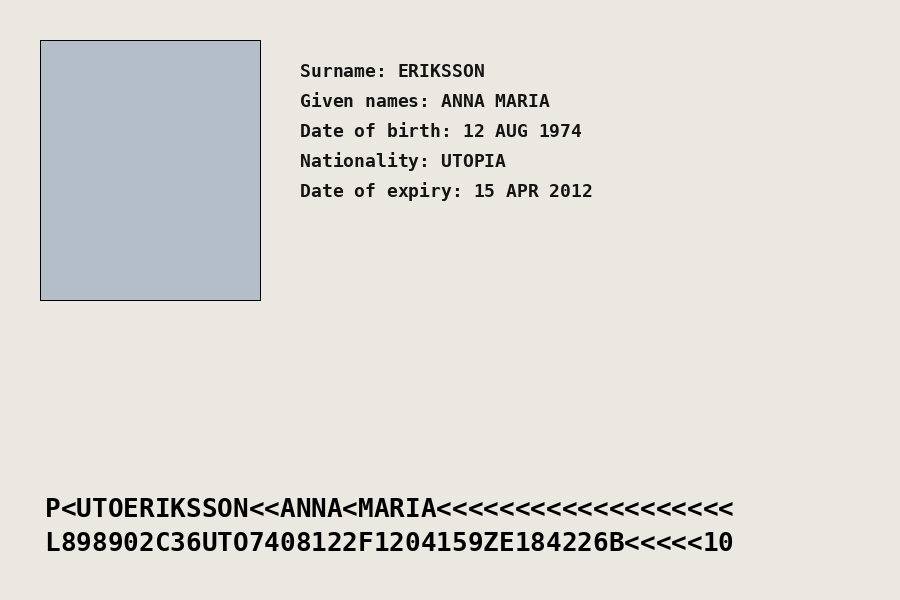
#> input picture doc_fraud_tier0/sample_data/sample_expired_passport.png, 900 x 600 px
$ python __main__.py ../sample_data/sample_expired_passport.png
#> lines starting #> are read from the running program, lines starting #| are printed output that depends on the picture; after the words box and inside, x2 and y2 are one past the last pixel; in counts of white or black regions, pixels touching at a corner belong together
### doc_fraud_tier0/tier0/mrz_extract.py
"""
Stage A — get raw MRZ text out of a document photo.

Pipeline:
  1. Locate the MRZ strip (it's always along the bottom of the document).
  2. Deskew + crop tightly to just that strip.
  3. Clean up contrast / binarize so OCR has an easy time.
  4. Run tesseract, restricted to the MRZ alphabet (A-Z, 0-9, '<').

This stage only has to be "good enough" — Stage B's check-digit math is
what actually catches whether the text it produced is trustworthy. A
garbled OCR read will simply fail its checksum, which is the correct
outcome (we don't want to silently guess).
"""
from __future__ import annotations

from typing import Optional

import cv2
import numpy as np
import pytesseract

from .models import ExtractionResult
from .mrz_parse import parse, MRZParseError

_MRZ_WHITELIST = "ABCDEFGHIJKLMNOPQRSTUVWXYZ0123456789<"
_TESSERACT_CONFIG = (
    f'--psm 6 --oem 3 -c tessedit_char_whitelist="{_MRZ_WHITELIST}"'
)


def _load_image(image_path: str) -> np.ndarray:
    img = cv2.imread(image_path)
#> img is the input picture: shape (600, 900, 3); mean B, G, R 215.6, 220.6, 222.1
    if img is None:
        raise FileNotFoundError(f"Could not read image at {image_path}")
    return img


def _deskew(gray: np.ndarray) -> np.ndarray:
    """
    Straighten small rotations using the orientation of dark (text/ink)
    pixels. Cheap and good enough for phone-photo-level skew; not meant to
    correct extreme perspective distortion.
    """
    # Threshold to find "ink" pixels (text is dark on a light background).
    thresh = cv2.threshold(gray, 0, 255, cv2.THRESH_BINARY_INV + cv2.THRESH_OTSU)[1]
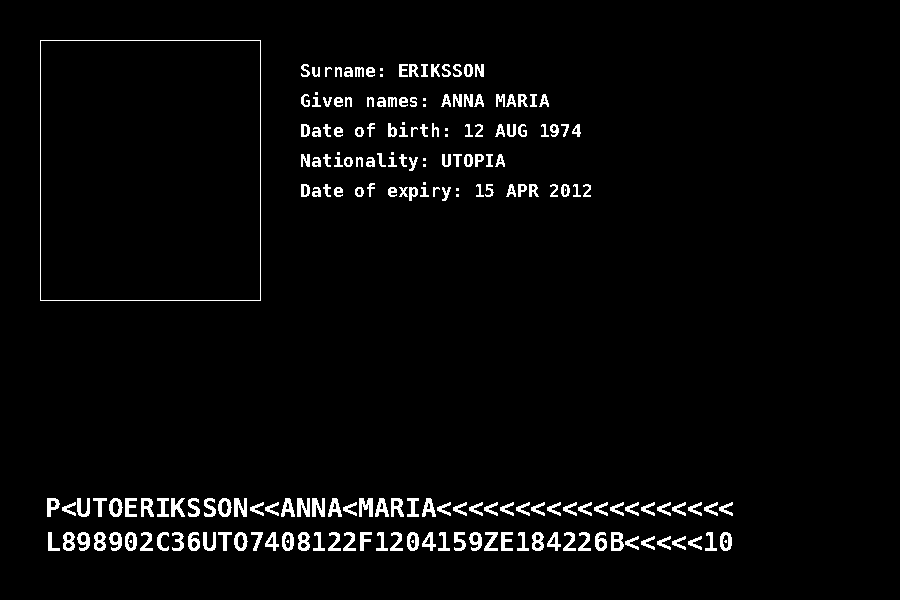
#> thresh: shape (600, 900); 3.2% white; 201 white regions (20 under 20 px), largest, box (x1, y1, x2, y2) and area: (40, 40, 261, 301) 960, (359, 498, 373, 517) 184, (234, 498, 247, 517) 176
    coords = cv2.findNonZero(thresh)
#> coords = contour of 17152 points, box (x1, y1, x2, y2) (40, 40, 733, 551), area 98642
    if coords is None or len(coords) < 50:
        return gray  # not enough signal to safely deskew

    angle = cv2.minAreaRect(coords)[-1]
#> angle = -90
    # cv2.minAreaRect returns angle in [-90, 0); normalize to a small
    # correction rather than accidentally rotating 90 degrees.
    if angle < -45:
        angle = 90 + angle
#> angle = 0
    if abs(angle) < 0.5 or abs(angle) > 20:
        return gray  # ignore noise / refuse implausibly large corrections

    (h, w) = gray.shape[:2]
    center = (w // 2, h // 2)
    matrix = cv2.getRotationMatrix2D(center, angle, 1.0)
    return cv2.warpAffine(
        gray, matrix, (w, h), flags=cv2.INTER_CUBIC, borderMode=cv2.BORDER_REPLICATE
    )


def _locate_mrz_band(gray: np.ndarray) -> np.ndarray:
    """
    Find the tight vertical band containing the MRZ inside the bottom
    portion of the document image, using row-wise dark-pixel density
    (the MRZ is dense, evenly spaced monospaced text — it stands out
    from surrounding photo/background rows).
    """
    h, w = gray.shape[:2]
#> h = 600; w = 900
    bottom_start = int(h * 0.55)  # MRZ is always in roughly the bottom half
#> bottom_start = 330
    band = gray[bottom_start:h, :]
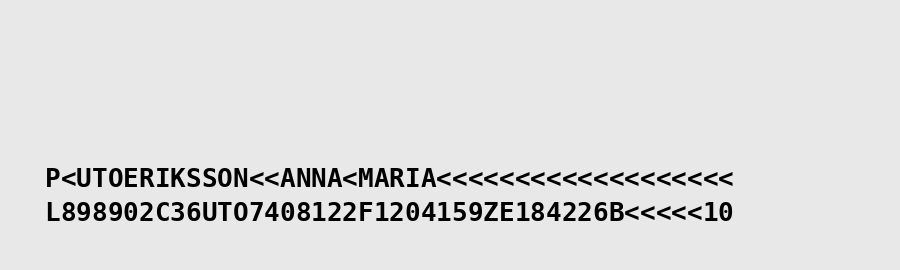
#> band: shape (270, 900); min 0, max 232, mean 222.2

    thresh = cv2.threshold(band, 0, 255, cv2.THRESH_BINARY_INV + cv2.THRESH_OTSU)[1]
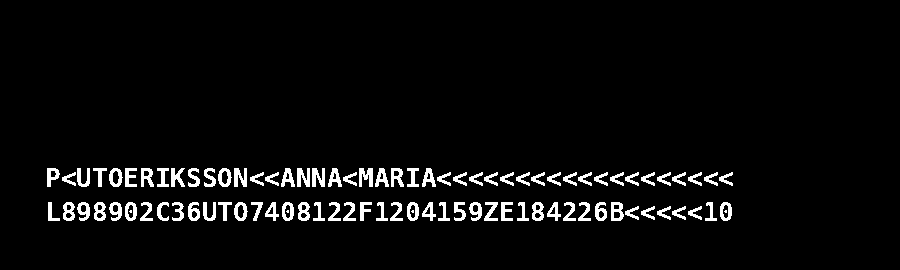
#> thresh: shape (270, 900); 4.3% white; 92 white regions (4 under 20 px), largest, box (x1, y1, x2, y2) and area: (359, 168, 373, 187) 184, (234, 168, 247, 187) 176, (297, 168, 310, 187) 176
    row_density = thresh.sum(axis=1) / 255.0  # dark-pixel count per row
#> row_density = 270 values, max 413 at index 218, min 0 at index 0, mean 38.91
    row_frac = row_density / max(w, 1)
#> row_frac = 270 values, max 0.459 at index 218, min 0 at index 0, mean 0.0432

    # Text rows have moderate-to-high density; near-blank rows between
    # lines / margins have very low density. Use a permissive threshold
    # since font weight and phone-camera exposure vary a lot.
    text_rows = np.where(row_frac > 0.12)[0]
#> text_rows = 38 values from 168 to 220
    if len(text_rows) == 0:
        # Fall back to the whole bottom band if density detection fails —
        # OCR + checksum will reject garbage downstream.
        return band

    top = max(text_rows[0] - 8, 0)
#> top = 160
    bottom = min(text_rows[-1] + 8, band.shape[0])
#> bottom = 228
    return band[top:bottom, :]
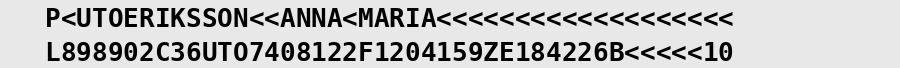
#> returned value: shape (68, 900); min 0, max 232, mean 193.2


def _preprocess_for_ocr(strip: np.ndarray) -> np.ndarray:
    """Upscale + binarize the isolated MRZ strip so tesseract reads it cleanly."""
    # Upscaling small crops noticeably improves tesseract accuracy.
    scale = 3
    resized = cv2.resize(
        strip, None, fx=scale, fy=scale, interpolation=cv2.INTER_CUBIC
    )
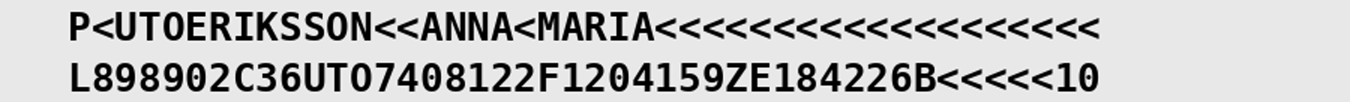
#> resized: shape (204, 2700) (shown at 1/2 size); min 0, max 255, mean 193.9
    resized = cv2.fastNlMeansDenoising(resized, h=10)
    # Otsu binarization gives crisp black-on-white text for OCR.
    _, binarized = cv2.threshold(
        resized, 0, 255, cv2.THRESH_BINARY + cv2.THRESH_OTSU
    )
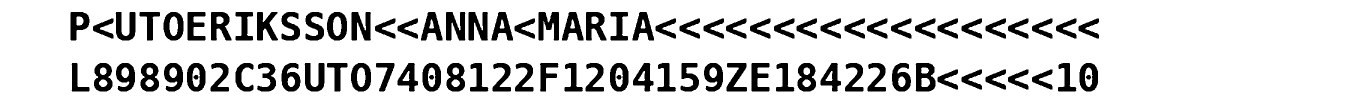
#> binarized: shape (204, 2700) (shown at 1/2 size); 82.8% white; 92 black regions, largest, box (x1, y1, x2, y2) and area: (1077, 24, 1118, 81) 1612, (1831, 126, 1871, 183) 1593, (703, 24, 742, 81) 1558
    return binarized


def extract_mrz_text(image_path: str) -> ExtractionResult:
    """
    Full Stage A: image path -> ExtractionResult carrying raw OCR text and
    (if parsing succeeded) structured MRZFields.
    """
    try:
        img = _load_image(image_path)
    except FileNotFoundError as e:
        return ExtractionResult(success=False, error=str(e))

    gray = cv2.cvtColor(img, cv2.COLOR_BGR2GRAY)
    gray = _deskew(gray)
    strip = _locate_mrz_band(gray)

    if strip.size == 0 or strip.shape[0] < 5:
        return ExtractionResult(success=False, error="MRZ strip not found in image")

    processed = _preprocess_for_ocr(strip)

    raw_text = pytesseract.image_to_string(processed, config=_TESSERACT_CONFIG)

    confidence: Optional[float] = None
    try:
        data = pytesseract.image_to_data(
            processed, config=_TESSERACT_CONFIG, output_type=pytesseract.Output.DICT
        )
        confs = [float(c) for c in data.get("conf", []) if str(c) not in ("-1", "")]
        if confs:
            confidence = sum(confs) / len(confs)
    except Exception:
        pass  # confidence is a nice-to-have, not required for the pipeline

    if not raw_text or not raw_text.strip():
        return ExtractionResult(
            success=False, error="OCR produced no text from the MRZ region",
            ocr_confidence=confidence,
        )

    try:
        fields = parse(raw_text)
    except MRZParseError as e:
        return ExtractionResult(
            success=False,
            raw_text=raw_text,
            error=f"MRZ text found but could not be parsed: {e}",
            ocr_confidence=confidence,
        )

    return ExtractionResult(
        success=True, raw_text=raw_text, mrz_fields=fields, ocr_confidence=confidence
    )

### doc_fraud_tier0/tier0/pipeline.py
"""
Stage E — the Tier 0 orchestrator.

Runs, in order:
  A. MRZ extraction (locate strip -> preprocess -> OCR -> parse)
  B. Check-digit verification
  C. Date sanity checks
  D. Watchlist lookup

Stops at the first failure and reports which check failed and why. This
is the single public entry point the rest of the fraud-detection system
(and Tier 1) calls into.
"""
from __future__ import annotations

import time
from typing import Optional

from . import checksum, date_checks, watchlist
from .models import CheckOutcome, FailureReason, TierZeroResult
from .mrz_extract import extract_mrz_text

# Tier 0's budget per the spec: must return well under this.
TIME_BUDGET_SECONDS = 0.3


def run_tier0(
    image_path: str,
    watchlist_path: Optional[str] = None,
    visual_zone_text: Optional[str] = None,
) -> TierZeroResult:
    """
    Run the full Tier 0 instant/cheap fraud gate on a document photo.

    Args:
        image_path: path to the document photo (passport/ID photo page).
        watchlist_path: path to a watchlist JSON file (see watchlist.py for
            shape). If omitted or the file doesn't exist, the watchlist
            check is skipped rather than failed — callers integrating this
            into a live system should always pass a real path.
        visual_zone_text: optional OCR text from the rest of the document
            (outside the MRZ strip), used for the DOB cross-check in Stage
            C. If not supplied, that sub-check is skipped rather than
            failed, since not every caller will have run general OCR yet.

    Returns:
        TierZeroResult — .passed is True/False; on failure, .failed_at and
        .reason explain what tripped the gate.
    """
    start = time.perf_counter()
    checks_run: list[CheckOutcome] = []

    # --- Stage A: extract & parse the MRZ ---------------------------------
    extraction = extract_mrz_text(image_path)
    if not extraction.success or extraction.mrz_fields is None:
        failed_at = (
            FailureReason.MRZ_NOT_FOUND
            if extraction.raw_text is None
            else FailureReason.MRZ_UNREADABLE
        )
        return TierZeroResult(
            passed=False,
            failed_at=failed_at,
            reason=extraction.error or "Could not extract a readable MRZ",
            elapsed_seconds=time.perf_counter() - start,
            checks_run=checks_run,
        )
    fields = extraction.mrz_fields

    # --- Stage B: ICAO check-digit verification ----------------------------
    digit_results = checksum.verify(fields)
    for r in digit_results:
        outcome = CheckOutcome(
            check_name=f"checksum:{r.field_name}",
            passed=r.passed,
            detail=(
                f"expected {r.expected_digit}, computed {r.computed_digit}"
                if not r.passed
                else "check digit matches"
            ),
        )
        checks_run.append(outcome)
        if not outcome.passed:
            field_label = r.field_name.replace("_", " ")
            return TierZeroResult(
                passed=False,
                failed_at=FailureReason.MRZ_CHECKSUM,
                reason=(
                    f"{field_label} check digit mismatch "
                    f"(expected {r.expected_digit}, computed {r.computed_digit})"
                ),
                elapsed_seconds=time.perf_counter() - start,
                mrz_fields=fields,
                checks_run=checks_run,
            )

    # --- Stage C: date sanity checks ---------------------------------------
    date_outcomes = date_checks.run_all(
        raw_birth_date=fields.birth_date,
        raw_expiry_date=fields.expiry_date,
        visual_zone_text=visual_zone_text,
    )
    for outcome in date_outcomes:
        checks_run.append(outcome)
        if not outcome.passed:
            return TierZeroResult(
                passed=False,
                failed_at=FailureReason.DATE_SANITY,
                reason=outcome.detail,
                elapsed_seconds=time.perf_counter() - start,
                mrz_fields=fields,
                checks_run=checks_run,
            )

    # --- Stage D: watchlist lookup ------------------------------------------
    watchlist_outcome = watchlist.check_watchlist(
        document_number=fields.document_number,
        watchlist_path=watchlist_path or "",
        issuing_country=fields.issuing_country,
    )
    checks_run.append(watchlist_outcome)
    if not watchlist_outcome.passed:
        return TierZeroResult(
            passed=False,
            failed_at=FailureReason.WATCHLIST_HIT,
            reason=watchlist_outcome.detail,
            elapsed_seconds=time.perf_counter() - start,
            mrz_fields=fields,
            checks_run=checks_run,
        )

    # --- All checks passed ---------------------------------------------------
    return TierZeroResult(
        passed=True,
        elapsed_seconds=time.perf_counter() - start,
        mrz_fields=fields,
        checks_run=checks_run,
    )

### doc_fraud_tier0/tier0/__main__.py
"""
Command-line entry point.

Usage:
    python -m tier0 path/to/document.jpg
    python -m tier0 path/to/document.jpg --watchlist watchlist.json
    python -m tier0 path/to/document.jpg --json

Exit code is 0 on PASS, 1 on FAIL, 2 on a usage/runtime error -- so this
also drops straight into a shell pipeline or a CI check if useful.
"""
from __future__ import annotations

import argparse
import dataclasses
import json
import sys

from .pipeline import run_tier0


def main(argv: list[str] | None = None) -> int:
    parser = argparse.ArgumentParser(
        prog="python -m tier0",
        description="Tier 0 — instant document fraud sanity gate (MRZ checksum, "
        "date sanity, watchlist).",
    )
    parser.add_argument("image", help="Path to the document photo (ID/passport photo page)")
    parser.add_argument(
        "--watchlist",
        default=None,
        help="Path to a watchlist JSON file (see tier0/watchlist.py for the expected shape)",
    )
    parser.add_argument(
        "--json", action="store_true", help="Print the full result as JSON instead of plain text"
    )
    args = parser.parse_args(argv)

    result = run_tier0(args.image, watchlist_path=args.watchlist)

    if args.json:
        payload = dataclasses.asdict(result)
        # enums / nested dataclasses need string-ifying for json.dumps
        if result.failed_at is not None:
            payload["failed_at"] = result.failed_at.value
        print(json.dumps(payload, indent=2, default=str))
    else:
        print(result)

    return 0 if result.passed else 1


if __name__ == "__main__":
    sys.exit(main())
#> (the call stopped at in extract_mrz_text, `raw_text = pytesseract.image_to_string(processed, config=_TESSERACT_CO..`: pytesseract is not available in this run)
